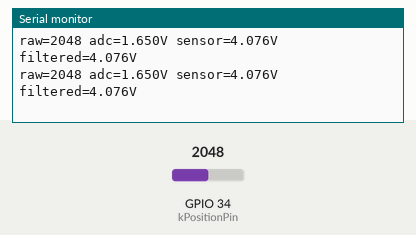
Recording of a program running on a simulated ESP32. Shown: the last lines printed to the serial monitor. The test bench sets the inputs (shaded band); at power-on: GPIO 34 (kPositionPin) = 2048 (analog values on the 0–4095 scale).

Above: at 1.2 s.
1.3 s: GPIO 34 (kPositionPin) set to 2866
At 2.2 s:
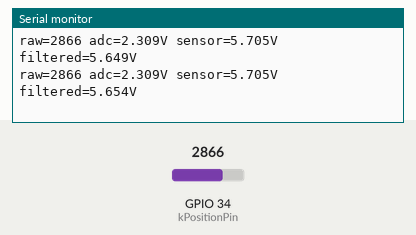
2.8 s: GPIO 34 (kPositionPin) set to 3603
At 3.4 s:
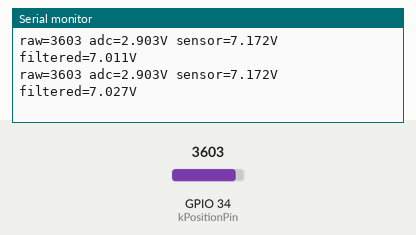
Timing chart, 0 to 5.8 s (numbered marks = the images above; inputs shaded):
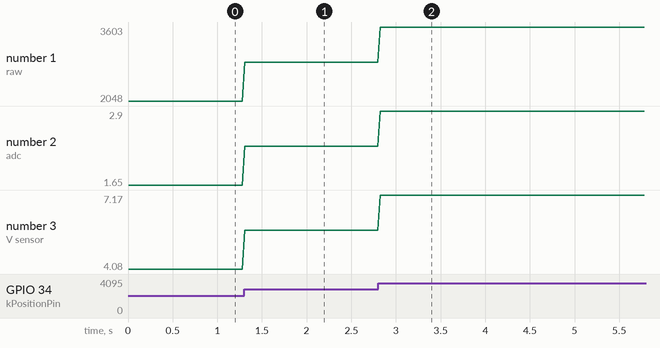

Measured:
- after the input at 1.3 s, the serial monitor: prints a new line at once (image 1)
- after the input at 2.8 s, the serial monitor: prints a new line at once (image 2)
- plotted number 1: 2048 → 2866 after the input at 1.3 s, 2866 → 3603 after the input at 2.8 s
- plotted number 2: 1.65 → 2.31 after the input at 1.3 s, 2.31 → 2.9 after the input at 2.8 s
- plotted number 3: 4.08 → 5.71 after the input at 1.3 s, 5.71 → 7.17 after the input at 2.8 s

The program:

main.cpp
```cpp
#include <Arduino.h>

constexpr int kPositionPin = 34;

constexpr int kSampleCount = 16;
constexpr uint32_t kLoopPeriodMs = 20;  // 50 Hz
constexpr float kFilterAlpha = 0.10F;
constexpr float kDividerScale = 2.4706F;  // 10k / 6.8k divider

float filtered_adc_v = 0.0F;
bool filter_initialized = false;

void setup()
{
    Serial.begin(115200);

    analogReadResolution(12);
    analogSetPinAttenuation(kPositionPin, ADC_6db);
}

void loop()
{
    uint32_t raw_sum = 0;
    uint32_t adc_mv_sum = 0;

    for (int i = 0; i < kSampleCount; ++i)
    {
        raw_sum += analogRead(kPositionPin);
        adc_mv_sum += analogReadMilliVolts(kPositionPin);
        delayMicroseconds(200);
    }

    const int raw = raw_sum / kSampleCount;
    const float adc_v = (adc_mv_sum / static_cast<float>(kSampleCount)) / 1000.0F;

    if (!filter_initialized)
    {
        filtered_adc_v = adc_v;
        filter_initialized = true;
    }
    else
    {
        filtered_adc_v += kFilterAlpha * (adc_v - filtered_adc_v);
    }

    const float sensor_v = adc_v * kDividerScale;
    const float filtered_sensor_v = filtered_adc_v * kDividerScale;

    Serial.printf("raw=%d adc=%.3fV sensor=%.3fV filtered=%.3fV\n",
                  raw,
                  adc_v,
                  sensor_v,
                  filtered_sensor_v);

    delay(kLoopPeriodMs);
}
```
